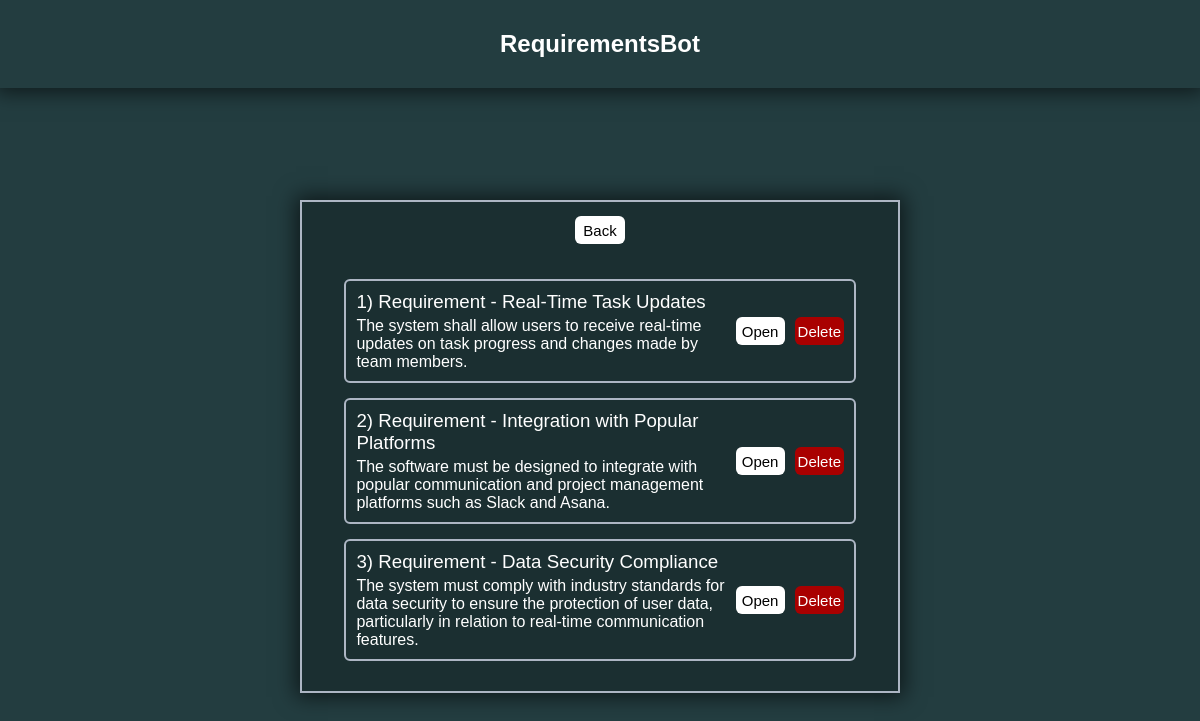
Page /requirements on the committed database.
### GPTCommunication/models.py (models this page shows, shortened)
class RequirementsList(models.Model):
    requirementID = models.IntegerField(primary_key=True)
    requirementName = models.CharField(max_length=100)
    requirementDescription = models.TextField()

### GPTCommunication/views.py (the view)
# urls.py: path("requirements", views.RequirementDisplay.showRequirements, name="Requirements"),
    def showRequirements(request):
        requirements = RequirementsList.objects.all()
        return render(request, "GPTCommunication/requirements.html", {
            "requirements": requirements
        })

### GPTCommunication/templates/GPTCommunication/requirements.html (shortened to what this page needs)
{% extends "base.html" %}
{% load static %}
{% block css_files %}
    <link rel="stylesheet" href="{% static "GPTCommunication/requirements.css" %}">
{% endblock css_files %}
{% block content %}
<div id="Layout">
    <div id="BackButtonArea">
        <button id="BackButton" onclick="location.href='{% url "ReqGen"%}';">Back</button>
    </div>
    {% if requirements %}
    <div class="RequirementsArea">
        <div class="RequirementsList">
            {% for requirement in requirements %}
            <div class="Requirements">
                <div class="RequirementElement">
                    <div id="RequirementDescription" >
                        <h3 id="RequirementName">{{requirement.requirementID}}) {{requirement.requirementName }}</h3>
                        <p>{{ requirement.requirementDescription }}</p>
                    </div>
                    <div class="ButtonArea">
                        <div class="DetailButtonArea">
                            <button class="DetailButton" onclick="location.href='{% url "RequirementDetail" requirement.requirementID %}';">Open</button>
                        </div>
                        <div class="DeleteButtonArea">
                            <button class="DeleteButton" onclick="location.href='{% url "ConfDelete" requirement.requirementID %}';">Delete</button>
                        </div>
                    </div>
                </div>
            </div>
            {% endfor %}
        </div>
    </div>
    {% endif %}
</div>
{% endblock content %}

### static/style.css (style rules this page uses)
* { margin: 0; padding: 0; box-sizing: border-box; font-family: "poppins", sans-serif; font-weight: 500; }
body { background-color: #233d40; }

### GPTCommunication/static/GPTCommunication/requirements.css (style rules this page uses)
#Layout { border: 2px solid #ADB6C4; box-shadow: rgb(0 0 0 / 60%) 0px 0px 20px 4px; width: 50%; padding: 14px; padding-bottom: 30px; background: #1b2f31; }
#RequirementName { margin-bottom: 4px; }
.RequirementsArea { margin-top: 20px; color: white; display: flex; justify-content: center; }
#RequirementDescription { flex-grow: 1; width: 75%; }
.RequirementsList:after { content: ""; display: table; clear: both; }
.RequirementElement { display: flex; padding: 10px; margin-top: 15px; border: 2px solid #ADB6C4; border-radius: 6px 6px 6px 6px; height: fit-content; }
.RequirementsList { width: 90%; }
.DeleteButton { padding: 3px; width: 49px; min-height: 28px; border: none; border-radius: 6px 6px 6px 6px; background-color: rgb(169, 0, 0); color: #fff; font-size: 15px; cursor: pointer; transition: background-color .3s ease-in-out; text-align: center; }
.DeleteButtonArea { display: flex; justify-content: end; }
.DetailButton { padding: 3px; width: 49px; min-height: 28px; border: none; border-radius: 6px 6px 6px 6px; background-color: rgb(255, 255, 255); color: #000; font-size: 15px; cursor: pointer; transition: background-color .3s ease-in-out; text-align: center; }
.ButtonArea { flex-grow: 1; display: flex; align-items: center; justify-content: flex-end; }
#BackButtonArea { display: flex; justify-content: center; }
#BackButton { width: 50px; min-height: 28px; border: none; border-radius: 6px 6px 6px 6px; background-color: rgb(255, 255, 255); color: #000; font-size: 15px; cursor: pointer; transition: background-color .3s ease-in-out; text-align: center; }
.DetailButtonArea { margin-right: 10px; }

### rows in the picture
RequirementsList: requirementID "1", requirementName "Requirement - Real-Time Task Updates", requirementDescription "The system shall allow users to receive real-time updates on task progress and changes made by team members."
RequirementsList: requirementID "2", requirementName "Requirement - Integration with Popular Platforms", requirementDescription "The software must be designed to integrate with popular communication and project management platforms such as Slack and Asana."
RequirementsList: requirementID "3", requirementName "Requirement - Data Security Compliance", requirementDescription "The system must comply with industry standards for data security to ensure the protection of user data, particularly in relation to real-time communication features."
